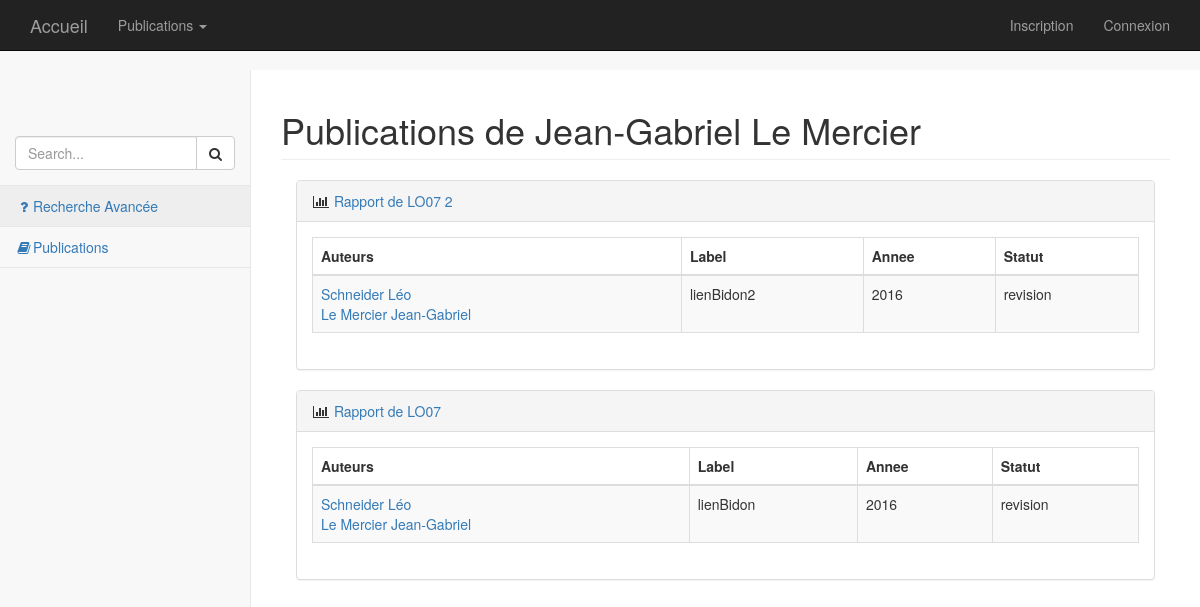
Page /index.php?controleur=publication&action=publicationsChercheur&id=39 on the committed database.
### tables this page shows
CREATE TABLE IF NOT EXISTS `Publication` (
  `id` int(11) NOT NULL AUTO_INCREMENT,
  `titre_article` varchar(500) NOT NULL,
  `reference_publication` varchar(500) NOT NULL,
  `annee` int(11) NOT NULL,
  `categorie` varchar(25) NOT NULL,
  `lieu` varchar(100) DEFAULT NULL,
  `statut` varchar(20) NOT NULL,
  `date_ajout` date NOT NULL,
  PRIMARY KEY (`id`)
);

CREATE TABLE IF NOT EXISTS `Auteur` (
  `id` int(11) NOT NULL AUTO_INCREMENT,
  `organisation` varchar(50) NOT NULL,
  `equipe` varchar(25) NOT NULL,
  `nom` varchar(25) NOT NULL,
  `prenom` varchar(25) NOT NULL,
  PRIMARY KEY (`id`)
);

### Controleur/ControleurPublication.php (called while the page is built, shortened)
<?php
	require_once 'Classes/Publication.php';
	require_once 'Classes/Chercheur.php';
        require_once 'Core/Controleur.php';
	class ControleurPublication extends Controleur{
            private $chercheur;
            public function __construct(){
                $this->chercheur = new Chercheur(null, 'nom', 'prenom', 'UTT', 'equipe');
            }
            public function publicationsChercheur(){
                try{
                    $idChercheur = $this->requete->getParametre('id');
                    $nomChercheur = $this->chercheur->getChercheur($idChercheur)->getNom();
                    $prenomChercheur = $this->chercheur->getChercheur($idChercheur)->getPrenom();
                    $titrePage = 'Publications de ' . $prenomChercheur . ' ' .$nomChercheur;
                    $donneesSpecifiques = array('publicationsAuteur' => $this->chercheur->getPublications($idChercheur), 'titrePage' => $titrePage);
                    $this->genererVue($donneesSpecifiques, "index");
                }
                catch(Exception $e){
                    $msgErreur = $e->getMessage();
                    $this->genererVue($msgErreur);
                }
            }
        }

### Core/Routeur.php (called while the page is built, shortened)
<?php
    require_once 'Core/Vue.php';
    require_once 'Requete.php';
    class Routeur{
        public function routerRequete(){
            try{
                $requete = new Requete(array_merge($_GET, $_POST));
                $controleur = $this->creerControleur($requete);
                $action = $this->creerAction($requete);
                $controleur->executerAction($action);
            }
            catch(Exception $e){
                $this->gererErreur($e);
            }
        }
        private function creerControleur(Requete $requete){
            $controleur = "Accueil";
            if($requete->existeParametre('controleur')){
                $controleur = $requete->getParametre('controleur');
                $controleur = ucfirst($controleur);
            }
            $classeControleur = 'Controleur' . $controleur;
            $fichierControleur = 'Controleur/' . $classeControleur . '.php';
            if(file_exists($fichierControleur)){
                $controleur = new $classeControleur();
                $controleur->setRequete($requete);
                return $controleur;
            }
            else{
                throw new Exception("Fichier '$fichierControleur' introuvable");
            }
        }
        private function creerAction(Requete $requete){
            $action = "index";
            if($requete->existeParametre('action')){
                $action = $requete->getParametre('action');
            }
            return $action;
        }
    }

### index.php (called while the page is built, shortened)
<?php
    require 'Core/Routeur.php';
    $routeur = new Routeur();
    $routeur->routerRequete();

### Core/Requete.php (called while the page is built, shortened)
<?php
    class Requete{
        private $parametres;
        public function __construct($parametres){
            $this->parametres = $parametres;
        }
        public function existeParametre($nom){
            return (isset($this->parametres[$nom]) && $this->parametres[$nom] != '');
        }
        public function getParametre($nom){
            if($this->existeParametre($nom)){
                return $this->parametres[$nom];
            }
            else{
                throw new Exception("Le parametre '$nom' absent de la requete");
            }
        }
    }

### Classes/Chercheur.php (called while the page is built, shortened)
<?php
    require_once 'Core/Modele.php';
    require_once 'Publication.php';
    class Chercheur extends Modele{
	private $id;
        private $nom;
	private $prenom;
        public function __construct ($id,$nom,$prenom,$organisation,$equipe){
		$this->id = $id;
		$this->nom = $nom;
		$this->prenom= $prenom;
        }
        public function getId(){return ($this->id);}
	public function getNom(){return ($this->nom);}
	public function getPrenom(){return ($this->prenom);}
	public function getPublications($idChercheur = null, $categorie = null, $annee = null, $laboratoire = null){
            $requete = $this->creerRequetePublication($idChercheur, $categorie, $annee, $laboratoire);
            $requeteSQL= $requete[0];
            $parametreRequetePublication = $requete[1];
            $reponsePublications = $this->executerRequete($requeteSQL, $parametreRequetePublication);
            while($donneesPublication = $reponsePublications->fetch()){
                $reqAuteurs = 'SELECT Auteur.* FROM redige, Auteur WHERE Auteur.id = redige.Auteur_id AND redige.Publication_id = ? ORDER BY redige.place';
                $reponseAuteurs = $this->executerRequete($reqAuteurs, array($donneesPublication['id']));
                $idAuteurs = array();
                while($donneesAuteurs = $reponseAuteurs->fetch()){
                    $idAuteurs[] = new Chercheur($donneesAuteurs['id'], $donneesAuteurs['nom'], $donneesAuteurs['prenom'], $donneesAuteurs['organisation'], $donneesAuteurs['equipe']);
                }
                $publications[] = new Publication($donneesPublication['id'], $idAuteurs, $donneesPublication['titre_article'], $donneesPublication['reference_publication'], $donneesPublication['annee'], $donneesPublication['statut'], $donneesPublication['categorie']);
            }
            if (empty($publications)){
                return null;
            }
            else{
                return $publications;
            }
	}
        public function getChercheur($id){
            $sql = 'SELECT * FROM Auteur WHERE id = ?';
            $resultat = $this->executerRequete($sql, array($id));
            $chercheurID = $resultat->fetch();
            $chercheur = new Chercheur($chercheurID['id'], $chercheurID['nom'], $chercheurID['prenom'], $chercheurID['organisation'], $chercheurID['equipe']);
            return $chercheur;
        }
        public function creerRequetePublication($idChercheur = null, $categorie = null, $annee = null, $laboratoire = null){
            $debutRequete = 'SELECT DISTINCT Publication.* ';
            $tablesRequete = 'FROM Publication';
            $conditionsRequete = ' WHERE ';
            $parametresRequete =array();
            if($idChercheur != null){
                $tablesRequete.= ', redige';
                $conditionsRequete .= 'Publication.id = redige.Publication_id AND redige.Auteur_id = ? AND ';
                $parametresRequete[] = $idChercheur;
            }
            $requeteSQL = $debutRequete . $tablesRequete . $conditionsRequete;
            $requeteSQL = substr($requeteSQL, 0, -4);
            $finRequete ='ORDER BY Publication.annee DESC';
            $requeteSQL .= $finRequete;
            $requete = array($requeteSQL, $parametresRequete);
            return $requete;
        }
    }

### Core/Modele.php (called while the page is built)
<?php
    require_once 'Configuration.php';
    abstract class Modele{
        private static $bdd;
        protected function executerRequete($sql, $params = null){
            if($params == null){
                $resultat = self::getBdd()->query($sql);
            }
            else{
                $resultat = self::getBdd()->prepare($sql);
                $resultat->execute($params);
            }
            return $resultat;
        }
        private static function getBdd(){
            if(self::$bdd == null){
                $dsn = Configuration::get("dsn");
                $login = Configuration::get("login");
                $mdp = Configuration::get("mdp");
                self::$bdd = new PDO($dsn, $login, $mdp,
                            array(PDO::ATTR_ERRMODE => PDO::ERRMODE_EXCEPTION));
            }
            return self::$bdd;
        }
    }

### Core/Configuration.php (called while the page is built)
<?php
    class Configuration{
        private static $parametres;
        public static function get($nom, $valeurDefaut = null){
            if(isset(self::getParametres()[$nom])){
                $valeur = self::getParametres()[$nom];
            }
            else{
                $valeur = $valeurDefaut;
            }
            return $valeur;
        }
        private static function getParametres(){
            if(self::$parametres == null){
                $cheminFichier = 'Config/prod.ini';
                if(!file_exists($cheminFichier)){
                    $cheminFichier = 'Config/dev.ini';
                }
                if(!file_exists($cheminFichier)){
                    throw new Exception('Aucun fichier de configuration trouvé');
                }
                else{
                    self::$parametres = parse_ini_file($cheminFichier);
                }
            }
            return self::$parametres;
        }
    }

### Classes/Publication.php (called while the page is built, shortened)
<?php
    require_once 'Core/Modele.php';
    class Publication extends Modele{
	private $id;
        private $auteurs = array();
        private $titre;
        private $ref;
        private $annee;
        private $statut;
        public function __construct($id, $auteurs, $titre, $ref, $annee, $statut, $type, $lieu =null) {
		$this->id = $id;
        	$this->auteurs = $auteurs;
		$this->titre = $titre;
		$this->ref = $ref;
		$this->annee = $annee;
		$this->statut = $statut;
        }
	public function getId(){return $this->id;}
        public function getAuteurs(){return $this->auteurs;}
        public function getTitre(){return $this->titre;}
        public function getRef(){return $this->ref;}
        public function getAnnee(){return $this->annee;}
        public function getStatut(){return $this->statut;}
    }

### Vue/Publication/index.php (the view, shortened to what this page needs)
<?php
    $this->stylesCss = '
    <link href="bootstrap/bower_components/metisMenu/dist/metisMenu.min.css" rel="stylesheet">
    <link href="bootstrap/dist/css/timeline.css" rel="stylesheet">
    <link href="bootstrap/dist/css/sb-admin-2.css" rel="stylesheet">
    <link href="bootstrap/bower_components/morrisjs/morris.css" rel="stylesheet">
    <link href="styles/css/Moncss.css" rel="stylesheet" type="text/css">';
?>
 <nav>
      <div class="navbar-default sidebar" role="navigation">
        <div class="sidebar-nav navbar-collapse">
          <ul class="nav" id="side-menu">
            <li class="sidebar-search">
              <div class="input-group custom-search-form">
                <input type="text" class="form-control" placeholder="Search...">
                <span class="input-group-btn">
                  <button class="btn btn-default" type="button">
                    <i class="fa fa-search"></i>
                  </button>
                </span>
              </div>
            </li>
            <li><a data-toggle="modal" data-target="#myModal"><i class="fa fa-question fa-fw"></i>Recherche Avancée</a></li>
            <li><a href="index.php?controleur=publicationCategorie"><i class="fa fa-book fa-fw"></i>Publications</a></li>
          </ul>
        </div>
      </div>
    </nav>
    <div id="page-wrapper">
      <div class="row">
        <div class="col-lg-12">
           <h1 class="page-header"><?= $titrePage ?></h1>
        </div>
      </div>
      <div id="contenu">
        <?php foreach($publicationsAuteur as $publication) :?>
            <div class="col-lg-12">
                <div class="panel panel-default">
                    <div class="panel-heading">
                        <i class="fa fa-bar-chart-o fa-fw"></i>
                            <a href= "index.php?controleur=publicationSpecifique&id=<?= $publication->getId()?>">
                                <?= $publication->getTitre() ?>
                            </a>
                </div>
                <div class="panel-body">
                    <div class="row">
                        <div class="col-lg-12">
                            <div class="table-responsive">
                                <table class="table table-bordered table-hover table-striped">
                                    <thead>
                                        <tr>
                                            <th>Auteurs</th>
                                            <th>Label</th>
                                            <th>Annee</th>
                                            <th>Statut</th>
                                        </tr>
                                    </thead>
                                    <tbody>
                                        <tr>
                                            <td>
                                                <?php foreach($publication->getAuteurs() as $auteur) :?>
                                                  <a href= "index.php?controleur=publication&action=publicationsChercheur&id=<?= $auteur->getId()?>">
                                                    <?php echo $auteur->getNom() . ' ' . $auteur->getPrenom() . ' </br>' ?>
                                                  </a>
                                                <?php endforeach; ?>
                                            </td>
                                            <td><?php echo $publication->getRef();?></td>
                                            <td><?php echo $publication->getAnnee();?></td>
                                            <td><?php echo $publication->getStatut();?></td>
                                        </tr>
                                    </tbody>
                                </table>
                            </div>
                        </div>
                        <div class="col-lg-12">
                        </div>
                    </div>
                </div>
            </div>
        </div>
<?php endforeach; ?>
      </div>
        <div class="row">
                <div class="col-lg-2">
                </div>
            </div>
    </div>

### rows in the picture
publication: titre_article "Rapport de LO07 2", reference_publication "lienBidon2", annee "2016", statut "revision"
auteur: nom "Schneider", prenom "Léo"
auteur: nom "Le Mercier", prenom "Jean-Gabriel"
publication: titre_article "Rapport de LO07", reference_publication "lienBidon", annee "2016", statut "revision"

### other values in the picture
$titrePage "Publications de Jean-Gabriel Le Mercier"
